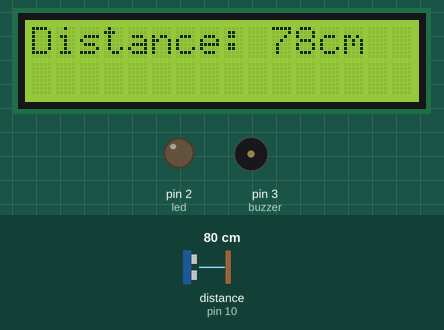
A sketch run on a simulated Arduino Uno, built with avr-gcc and run on an emulated ATmega328P. Parts: 16×2 character LCD, output pins drawn as LEDs (lit = HIGH), buzzer (waves = sounding, pin HIGH). Wiring (inferred from the names in the program): ultrasonic range finder: trigger pin 9; echo pin 10. Inputs (shaded band) come from the test bench; at power-on: distance to the obstacle (sensor on pin 10) 80 cm. The echo pulse lasts 58.3 µs per cm; pins used as bus, display or sensor lines are not drawn; what the sketch prints to the serial monitor is not drawn.

Above: at 1.2 s.
1.3 s: distance to the obstacle (sensor on pin 10) set to 30 cm
At 1.51 s:
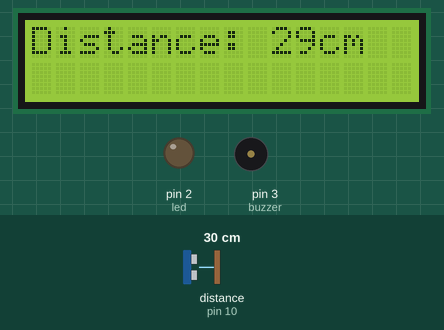
3.5 s: distance to the obstacle (sensor on pin 10) set to 24 cm
At 3.72 s:
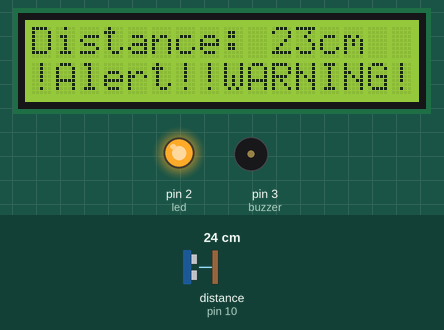
5.5 s: distance to the obstacle (sensor on pin 10) set to 13 cm
At 5.83 s:
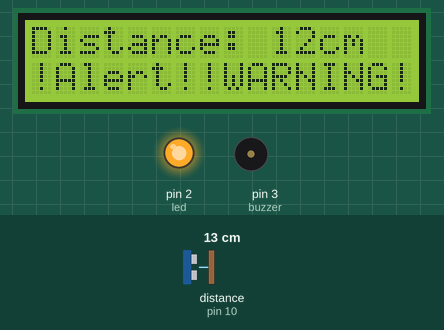
7.2 s: distance to the obstacle (sensor on pin 10) set to 10 cm
At 8.02 s:
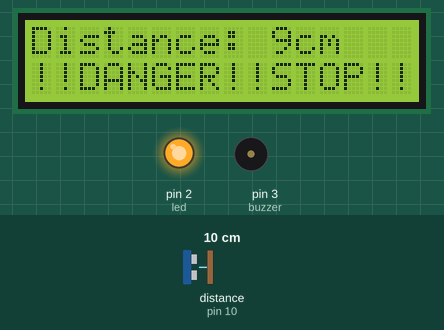
Timing chart, 0 to 10.6 s (numbered marks = the images above; inputs shaded):
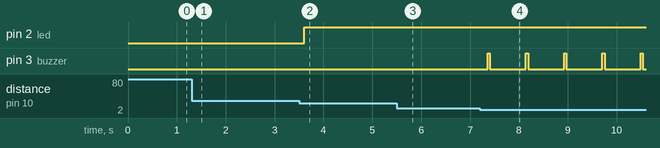

Measured:
- the behaviour switches between 27 and 26 cm on distance to the obstacle (sensor on pin 10) (found by bisection; images 1 and 2)
- the behaviour switches between 12 and 11 cm on distance to the obstacle (sensor on pin 10) (found by bisection; images 3 and 4)
- after the input at 1.3 s, the display: first differs from a run without the input after 0.12 s (image 1)
- after the input at 3.5 s, pin 2 (led): LOW → HIGH after 0.11 s; the display: first differs from a run without the input after 0.12 s (image 2)
- after the input at 5.5 s, the display: first differs from a run without the input after 0.24 s (image 3)
- after the input at 7.2 s, pin 3 (buzzer): alternates HIGH for 0.05 s and LOW for 0.73 s, starting after 0.16 s; the display: first differs from a run without the input after 0.16 s (image 4 shows a later state)

The sketch:

with_LCD_I2C_ultrasonic_distance.ino
```cpp
#include <LiquidCrystal_I2C.h>
LiquidCrystal_I2C lcd(0x27,16,2);

//..................define pin number......................//
const int trigPin = 9;
const int echoPin = 10;
const int led = 2;
const int buzzer = 3;

//....................defines variables....................//
long duration;
int distance;

void setup() {
  Serial.begin(9600);          // Starts the serial communication
  lcd.init();                  // initialise the lcd
  //lcd.begin(16,2);
  lcd.clear();
  lcd.backlight();

//...................defines pin modes........................//
  pinMode(trigPin, OUTPUT);    // Sets the trigPin as an Output
  pinMode(echoPin, INPUT);     // Sets the echoPin as an Input
  pinMode(led, OUTPUT);
  pinMode(buzzer, OUTPUT);
}

void loop() {
  //.....................Ultrasonic Sensor Code.......................//
  // Initialise and Clears the trigPin
  digitalWrite(trigPin, LOW);
  delayMicroseconds(2);        //you can also use delay(2);

  // Sets the trigPin on HIGH state for 10 micro seconds
  digitalWrite(trigPin, HIGH);
  delayMicroseconds(10);       // This is the duration of the transmitted sound wave
  digitalWrite(trigPin, LOW);

  // Reads the echoPin, returns the sound wave travel time in microseconds
  duration = pulseIn(echoPin, HIGH);

  // Calculating the distance
  distance = duration * 0.034 / 2;

  // Prints the distance on the Serial Monitor and lcd
  Serial.print("Distance: ");
  Serial.println(distance);
  lcd.setCursor(0,0);
  lcd.print("Distance: ");
  lcd.print(distance);
  lcd.print("cm");

  //........................Alert System.............................//
  if (distance > 0 && distance <= 10) { //If obstacle under 10cm led and buzzer gives warning
    digitalWrite(led, HIGH);
    digitalWrite(buzzer, HIGH);
    delay(50);
    digitalWrite(buzzer,LOW);
    delay(500);
    Serial.println("DANGER!! STOP!! Obstacle under 10cm");
    lcd.setCursor(0,1);
    lcd.print("!!DANGER!!STOP!!");
  }
  else if (distance > 10 && distance <= 25) { //If obstacle under 25cm only led glows for warning
    digitalWrite(led, HIGH);
    Serial.println("Alert! Obstacle in front under 25cm");
    lcd.setCursor(0,1);
    lcd.print("!Alert!!WARNING!");
  }
  else {//Otherwise both turned off
    digitalWrite(led, LOW);
    digitalWrite(buzzer, LOW);
  }
  delay(200);
  lcd.clear();
}
```
